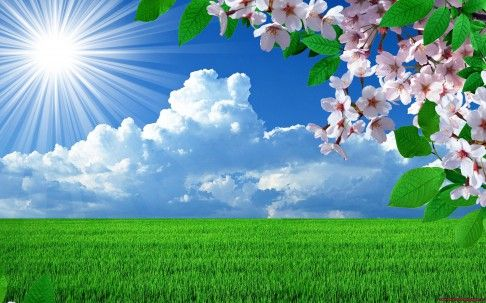
#> input picture SeriesExm/imageFilter/images/inputImg.jpg, 486 x 303 px, found by its file name
$ python imageFilter.py
#> lines starting #> are read from the running program, lines starting #| are printed output that depends on the picture
from PIL import Image, ImageFilter

# Function to resize an image
def resize_image(image_path, width, height, output_path):
#> called with width = 300, height = 200, output_path = 'resized_image.jpg'
    image = Image.open(image_path)  # Open the image
#> image is the input picture: PIL image 486x303 RGB; mean R, G, B 101.6, 156.8, 141.3
    resized_image = image.resize((width, height))  # Resize to specified dimensions
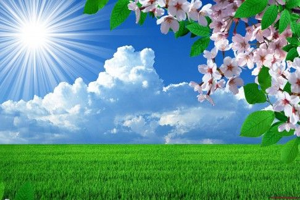
#> resized_image: PIL image 300x200 RGB; mean R, G, B 101.6, 156.8, 141.3
    resized_image.save(output_path)  # Save the resized image

# Function to rotate an image
def rotate_image(image_path, angle, output_path):
#> called with angle = 90, output_path = 'rotated_image.jpg'
    image = Image.open(image_path)  # Open the image
    rotated_image = image.rotate(angle)  # Rotate by a given angle
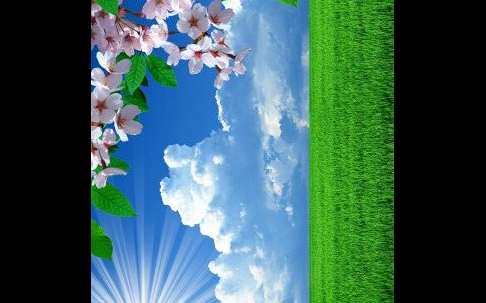
#> rotated_image: PIL image 486x303 RGB; mean R, G, B 59, 95.1, 91.5
    rotated_image.save(output_path)  # Save the rotated image

# Function to convert an image to grayscale
def grayscale_image(image_path, output_path):
#> called with output_path = 'grayscale_image.jpg'
    image = Image.open(image_path)  # Open the image
    grayscale_image = image.convert("L")  # Convert to grayscale
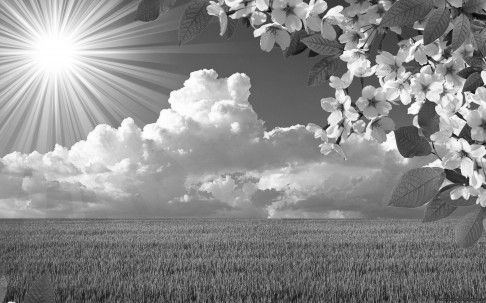
#> grayscale_image: PIL image 486x303 L; min 3, max 255, mean 138.5
    grayscale_image.save(output_path)  # Save the grayscale image

# Function to apply a filter to an image
def filter_image(image_path, filter_type, output_path):
#> called with output_path = 'blurred_image.jpg'
    image = Image.open(image_path)  # Open the image
    filtered_image = image.filter(filter_type)  # Apply the specified filter
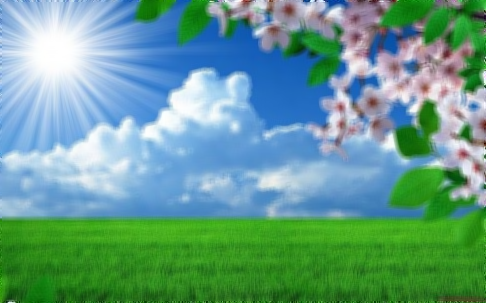
#> filtered_image: PIL image 486x303 RGB; mean R, G, B 101.6, 156.9, 141.3
    filtered_image.save(output_path)  # Save the filtered image

# Function to crop an image to a specified bounding box (bbox)
def crop_image(image_path, bbox, output_path):
#> called with bbox = (100, 100, 400, 300), output_path = 'cropped_image.jpg'
    image = Image.open(image_path)  # Open the image
    cropped_image = image.crop(bbox)  # Crop the image to the given bbox
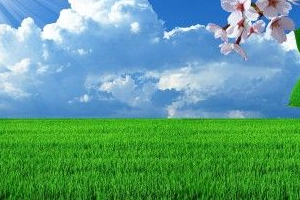
#> cropped_image: PIL image 300x200 RGB; mean R, G, B 94.6, 158.9, 135.5
    cropped_image.save(output_path)  # Save the cropped image

# Main function to demonstrate the image operations
def main():
    image_path = "/home/tufa15/Documents/PYTHON_pgms/SeriesExm/imageFilter/images/inputImg.jpg"  # Path to the input image

    # Resize the image
    resize_image(image_path, 300, 200, "resized_image.jpg")

    # Rotate the image by 90 degrees
    rotate_image(image_path, 90, "rotated_image.jpg")

    # Convert the image to grayscale
    grayscale_image(image_path, "grayscale_image.jpg")

    # Apply a blur filter to the image
    filter_image(image_path, ImageFilter.BLUR, "blurred_image.jpg")

    # Crop the image to a bounding box
    crop_bbox = (100, 100, 400, 300)  # (left, top, right, bottom)
    crop_image(image_path, crop_bbox, "cropped_image.jpg")

# Run the main function if this script is executed directly
if __name__ == "__main__":
    main()

$ run again, with SeriesExm/imageFilter/images/nature.jpg copied over SeriesExm/imageFilter/images/inputImg.jpg
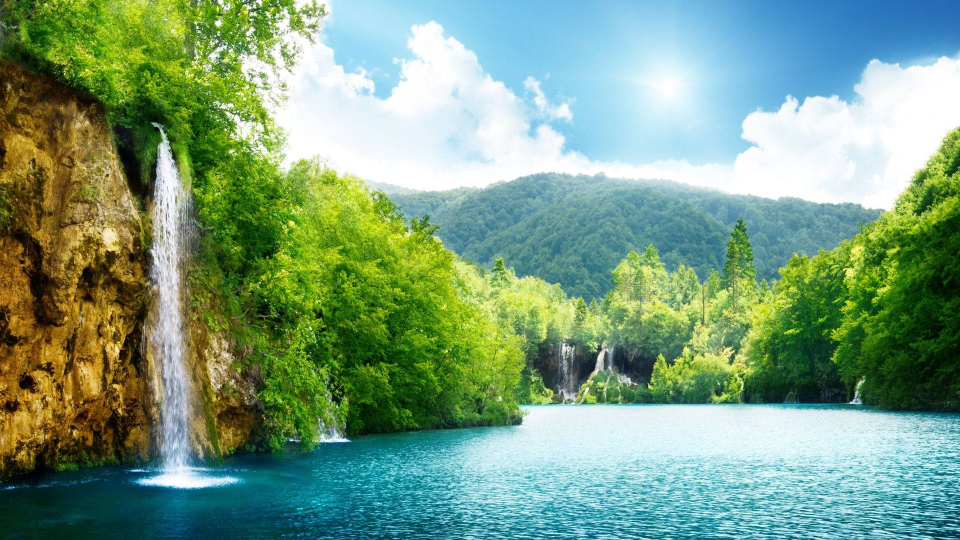
#> input picture SeriesExm/imageFilter/images/nature.jpg, 1920 x 1080 px, found by its file name (shown at 1/2 size)
#> in resize_image, image is the input picture: PIL image 1920x1080 RGB; mean R, G, B 121.7, 157, 126.7
#> in grayscale_image, `grayscale_image = image.convert("L")`:
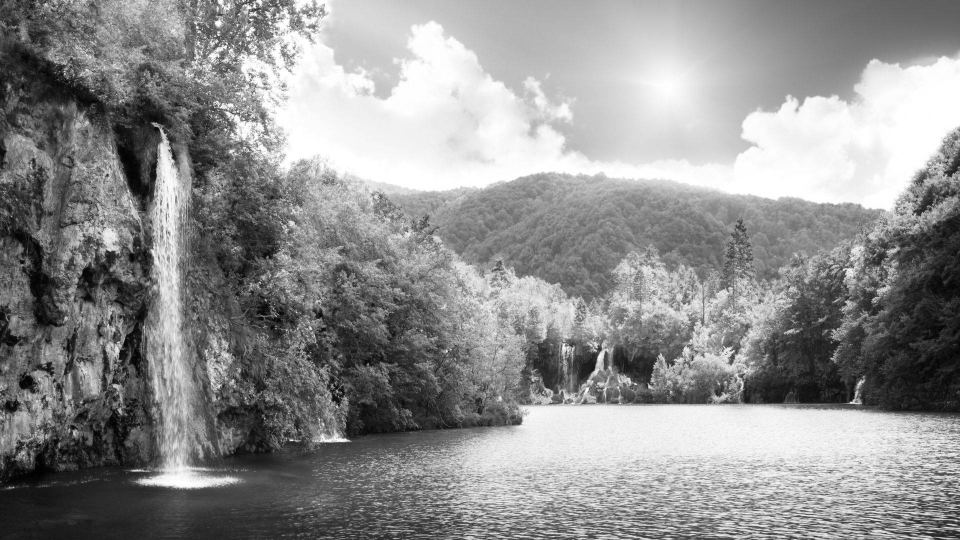
#> grayscale_image: PIL image 1920x1080 L (shown at 1/2 size); min 0, max 255, mean 143
#> in crop_image, `cropped_image = image.crop(bbox)`:
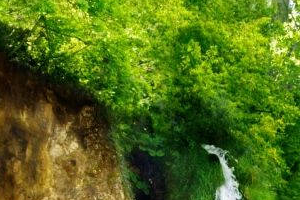
#> cropped_image: PIL image 300x200 RGB; mean R, G, B 81.5, 108.7, 24.5
